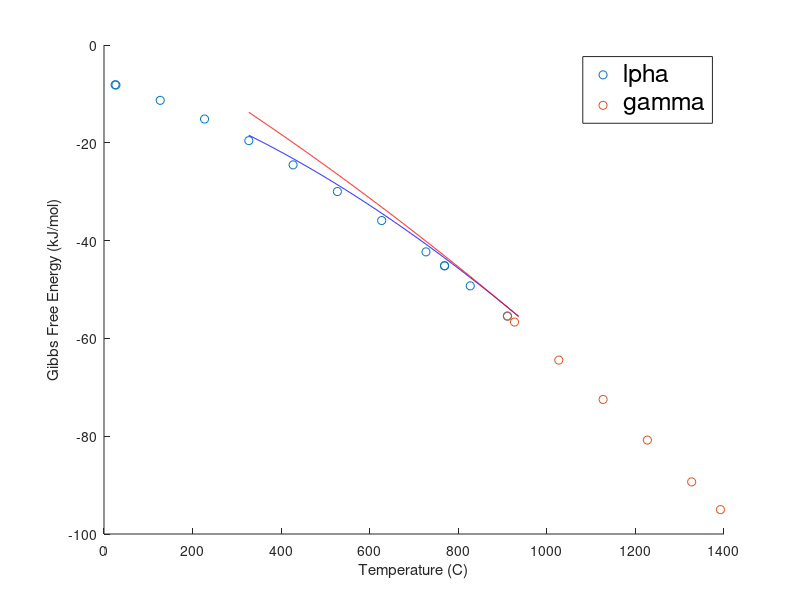
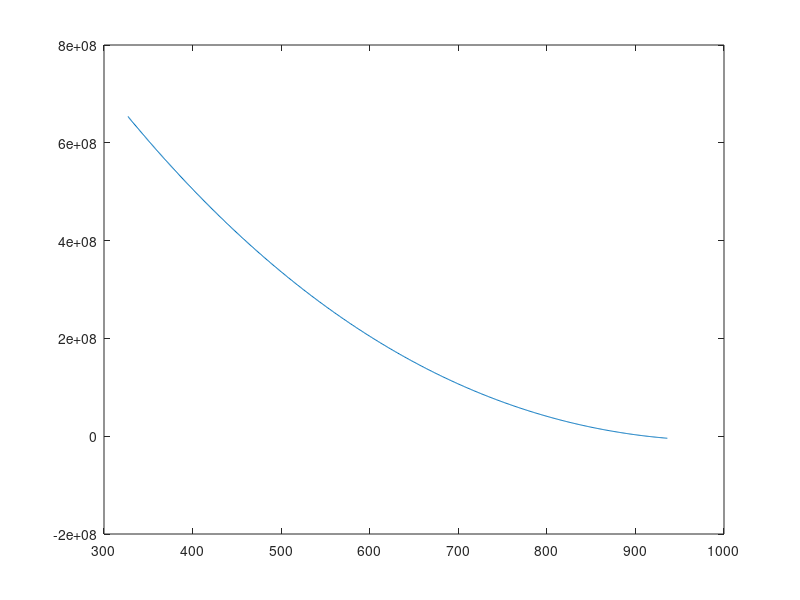

MATLAB code for these plots, in order: (Note: this script raises an error after producing the figures.)
%MSE 855
%Homework 9
%4/16/2024
clear
clc
close all


T_pc = 911+273; %temp of phase change FCC to BCC (K)
T= 600:1:T_pc+25; %(K)
t =  [0.001:0.001:1]*10^0; %time in seconds

%data from Barin (converted molar G to volumetric G)
T_alpha = [298.15 300.00 400.00 500.00 600.00 700.00 800.00 900.00 1000.00 1042.00 1042.00 1100.00 1184.00]';
T_beta = [1184.00 1200.00 1300.00 1400.00 1500.00 1600.00 1665.00]';
G_alpha = ([-8.133 -8.184 -11.317 -15.140 -19.559 -24.513 -29.964 -35.891 -42.302 -45.153 -45.153 -49.252 -55.437])'; % kJ/mol
G_beta = ([-55.437 -56.656 -64.437 -72.486 -80.790 -89.338 -95.020])'; %kJ/mol

%create 2nd order polynomial fits
fit_alpha = polyfit(T_alpha, G_alpha, 3);
fit_beta = polyfit(T_beta, G_beta, 2);

%evaluate the fits over the temperature range desired
alpha_eval = polyval(fit_alpha, T-24); %shifted temp range slightly to set 0 at phase change of 911C
beta_eval = polyval(fit_beta, T-24); %shifted temp range slightly to set 0 at phase change of 911C

%finally calculate volumetric delta G
delta_g_v = (beta_eval-alpha_eval).*1000*1000000*7.8/55.835; %J/m^3


n_o = 10^20; %n zero (volumetric prefactor for n*) 1/m^3
gamma = 0.04; %J/m^2
k_b = 1.3806452*10^-23; %boltzman constant in J/K
a_fcc = 0.3571*10^-9; %meters


G_dot = 4.898*10^12 .* exp(-2.943./(T.*8.6173303*10^(-5))); %m/s

D = 0.49*10^-4.*exp(-284000./(8.314.*T)); %m^2/s
nu = 6.*D./(a_fcc^2); %jump frequency (1/s)

n_star = n_o.*exp(-16*pi*gamma^3./(3.*delta_g_v.^2.*T.*k_b)); %1/m^3
N = nu.*n_star; %volumetric nucleation rate (1/s*m^3)

Transf_rate = G_dot.*N;

figure
scatter(T_alpha-273, G_alpha,'blue')
hold on
scatter(T_beta-273, G_beta,'red')
plot(T-273, alpha_eval,'blue')
plot(T-273, beta_eval,'red')
xlabel ("Temperature (C)")
ylabel("Gibbs Free Energy (kJ/mol)")
legend("\alpha","\gamma",'fontsize',18)

figure
plot(T-273, delta_g_v)
hold on
yscale("log")
ylabel("delta G_v (J/m^3)")
xlabel ("Temp (C)")
legend("Curve Fit Estimation")



figure
plot(N./max(N), T-273, 'blue')
hold on
plot(G_dot./max(G_dot),T, 'red')
plot(Transf_rate./max(Transf_rate), T,'green')
xlabel("Normalized Rates")
ylabel("Temperature (C)")
legend("Nucleation Rate", "Growth Rate", "Normalized Transformation Rate")



for ii = 1:length(t)
    for jj = 1:length(T)
        f_beta(ii,jj) = 1-exp((-1/3).*pi.*G_dot(jj).^3.*N(jj).*t(ii).^4);
    end
end

figure

contour(t,T-273,f_beta', [0.01, .25, .5, .75, .99] ,'ShowText',true)
clim([0,1.1])
yline(911,'LineStyle','--','Color','r')
xlabel("time (s)",'FontSize',14)
ylabel("Temperature (C)",'FontSize',14)
xscale("log")
title("TTT Curve of \gamma-Fe to \alpha-Fe",'FontSize',16)



